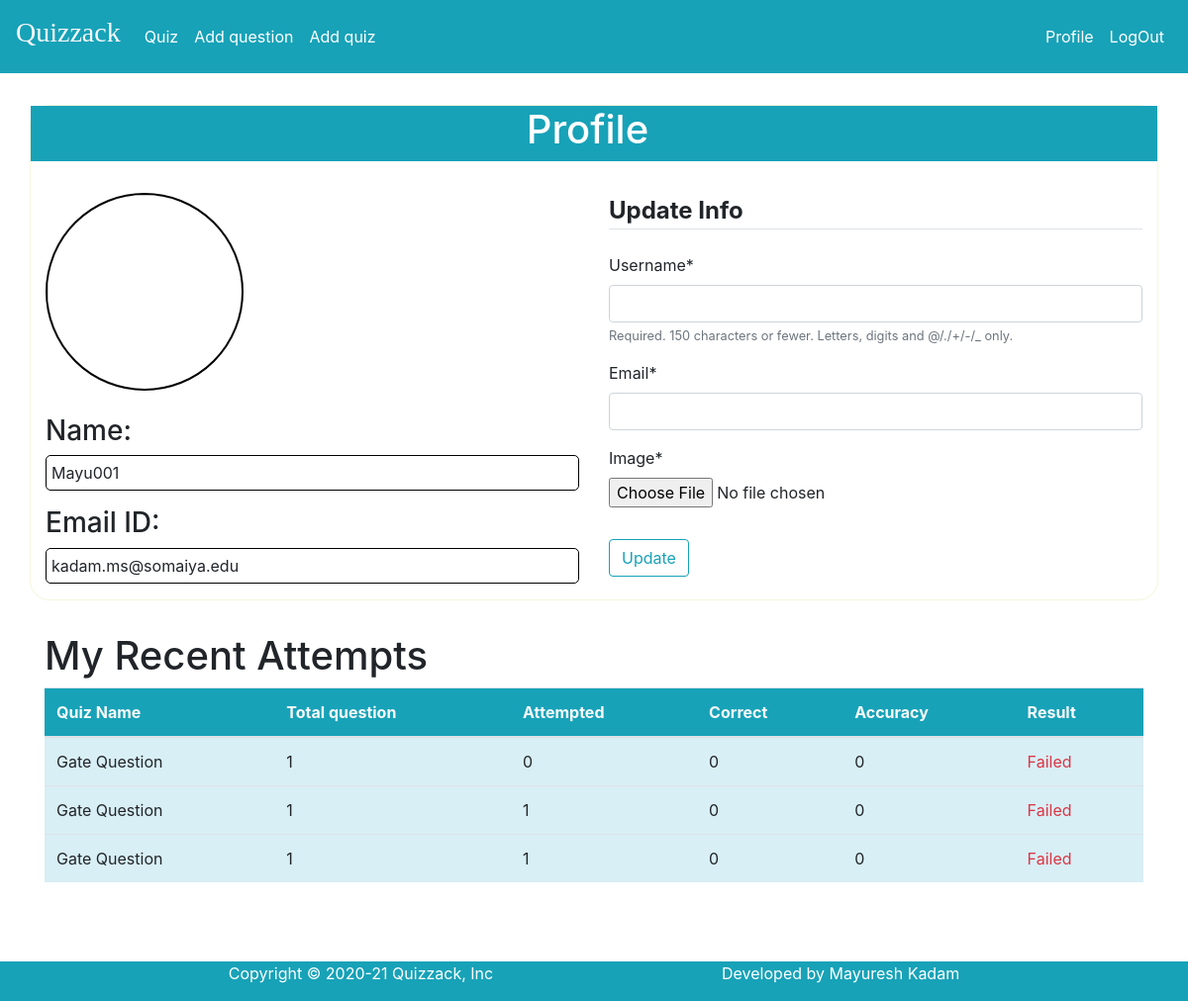
The page /profile/ (signed in) on the database as committed earlier.
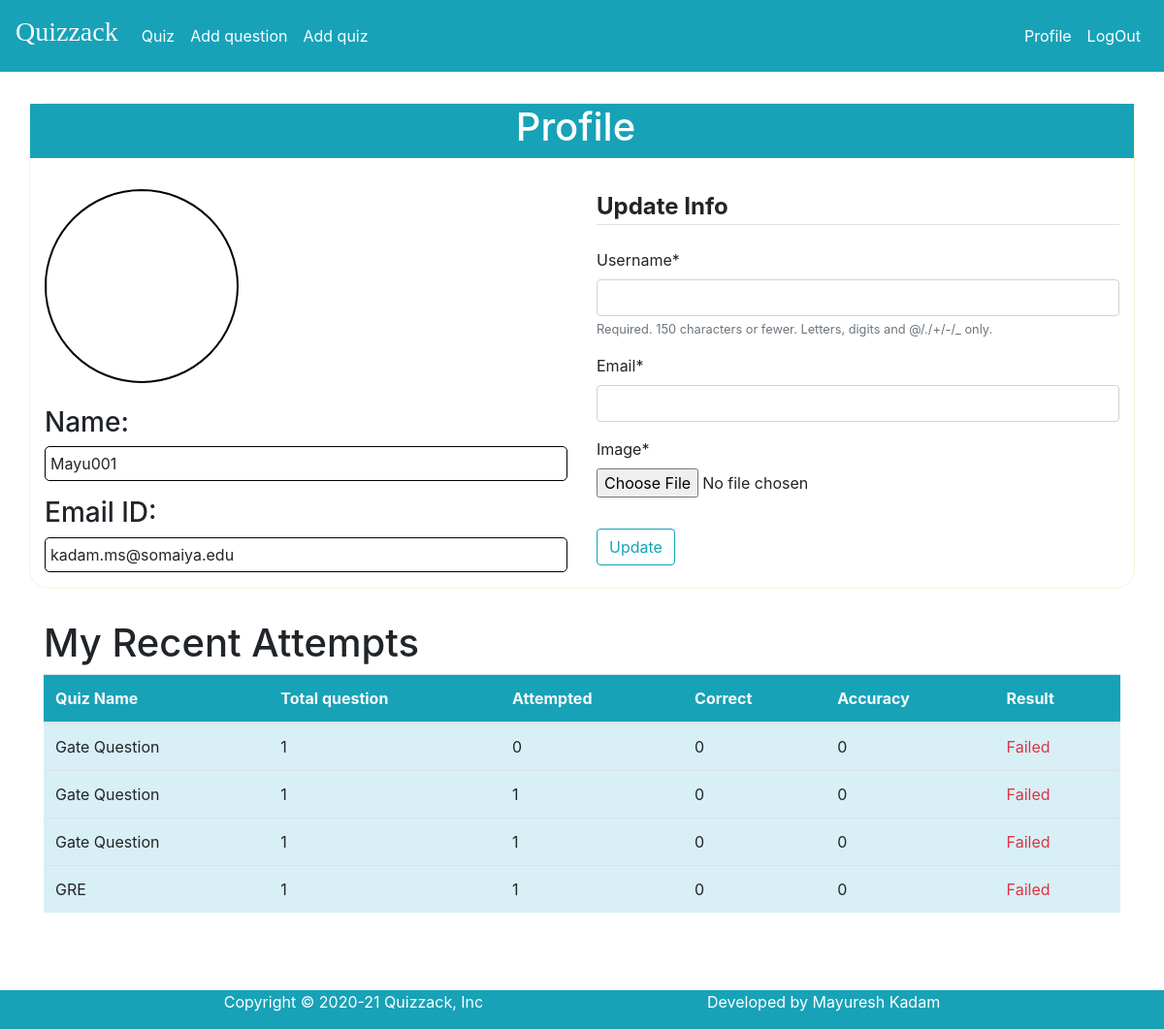
The same page on the database as committed later.
### blog/models.py (models this page shows, shortened)
class Attempts(models.Model):
	attemptId = models.AutoField(primary_key=True)
	q_name = models.CharField(max_length=500, default="",null=True)
	qAttempter = models.CharField(max_length=500, default="",null=True)
	totalQue = models.IntegerField(default= 0 )
	attemptedQue = models.IntegerField(default= 0)
	correct = models.IntegerField(default= 0)
	accuracy = models.IntegerField(default= 0)
	attemptedtime = models.DateTimeField(auto_now_add=True)

### user/views.py (the view, shortened to what this page needs)
# urls.py: path('profile/',user_views.profile, name="profile"),
@login_required
def profile(request):
	u_form = UserUpdateForm()
	p_form = ProfileUpdateFrom()
	a=Attempts.objects.filter(qAttempter=request.user).order_by('attemptedtime')
	if(len(a)>5):
		attempts=a[len(a)-5:]
	else:
		attempts=a
	context = {
	'u_form': u_form,
	'p_form':p_form,
	'attempts':attempts,
	'length':len(attempts)
	}
	return render(request,'user/profile.html',context)

### user/forms.py
class UserUpdateForm(forms.ModelForm):
	email = forms.EmailField()
	class Meta:
		model = User
		fields=['username','email']

class ProfileUpdateFrom(forms.ModelForm):
	class Meta:
		model = Profile
		fields = ['image']

### user/templates/user/profile.html (shortened to what this page needs)
{% extends "blog/base.html" %}
{% load crispy_forms_tags %}
{% block content %}
<div class="py-3"></div>
    <div class="content-section container shadow-lg" style="border-radius:20px;border: 1px solid beige;">
      <div class="row bg-info"><h1 style="color:white;margin-left: 44%;">Profile</h1></div>
      <div class="py-3"></div>
      <div class="row">
      <div class="col-sm-6" >
          <div>
         <img class="rounded-circle account-img" src="{{ user.profile.image.url }}" style="width:200px;height:200px;border:2px solid black">
        </div>
        <br>
         <div>
          <h3>Name:</h3>
          <p style="border:1px solid black;border-radius:5px;padding:5px;">{{ user.username }}</p>
          <h3>Email ID:</h3>
          <p style="border:1px solid black;border-radius:5px;padding:5px;">{{ user.email }}</p>
        </div>
         </div>
         <div class="col-sm-6">
      <form method="POST" action="" enctype="multipart/form-data">
          <fieldset class="form-group">
              <legend class="border-bottom mb-4"><b>Update Info</b></legend>
              {{ u_form|crispy }}
              {{ p_form|crispy }}
          </fieldset>
          <div class="form-group">
              <button class="btn btn-outline-info" type="submit">Update</button>
          </div>
      </form>
    </div>
    </div>
    </div>
    <div class="py-3"></div>
    <div class="container" id="Attempt">
        <h1>My Recent Attempts</h1>
        {% ifequal length 0 %}
        <h5>Quiz not attempted yet.</h5>
        {% else %}
        <table class="table">
            <thead class="thead bg-info text-light">
              <tr>
                <th scope="col">Quiz Name</th>
                <th scope="col">Total question</th>
                <th scope="col">Attempted</th>
                <th scope="col">Correct</th>
                <th scope="col">Accuracy</th>
                <th scope="col">Result</th>
              </tr>
            </thead>
            <tbody >
                {% for i in attempts%}
                {% if i.accuracy >= 50.0 %}
                <tr style="background-color: rgb(216, 239, 245)">
                    <td>{{i.q_name}}</td>
                    <td>{{i.totalQue}}</td>
                    <td>{{i.attemptedQue}}</td>
                    <td>{{i.correct}}</td>
                    <td>{{i.accuracy}}</td>
                    <td class="text-success">Passed</td>
                  </tr>
                  {% else %}
                  <tr style="background-color: rgb(216, 239, 245)">
                    <td>{{i.q_name}}</td>
                    <td>{{i.totalQue}}</td>
                    <td>{{i.attemptedQue}}</td>
                    <td>{{i.correct}}</td>
                    <td>{{i.accuracy}}</td>
                    <td class="text-danger">Failed</td>
                  </tr>
                  {% endif  %}
                {% endfor %}
            </tbody>
          </table>
          {% endifequal %}
    </div>
    <div class="py-3"></div>
{% endblock content %}

Rows that differ between the two databases and show on the page:
added Attempts: q_name "GRE", totalQue "1", attemptedQue "1", correct "0", accuracy "0"
